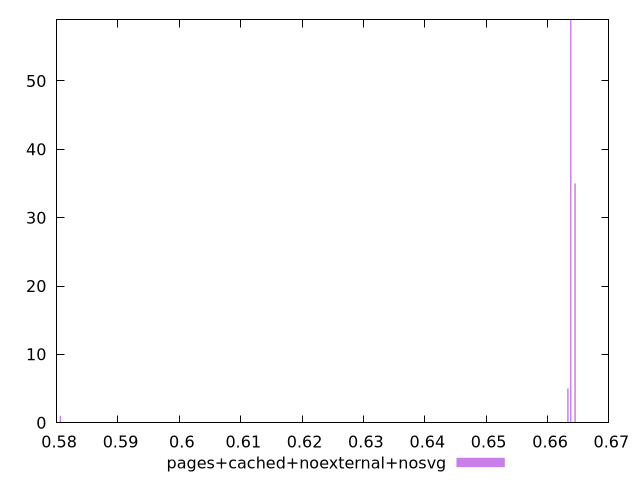

Reproduce this figure in gnuplot.
$_pagesCachedNoexternalNosvg <<EOF
0.6644881985286454 35
0.6637892277728298 59
0.5806117078307799 1
0.6633232472689528 5
EOF
set key outside below
set terminal pngcairo
set output "report_00006_2020-11-02T20-21-41.718Z/uses-rel-preload/pages+cached+noexternal+nosvg//hist.png"
set yrange [0:59]
set boxwidth 0.0002329902519385152
set style fill transparent solid 0.5 noborder
plot $_pagesCachedNoexternalNosvg title "pages+cached+noexternal+nosvg" with boxes ,
